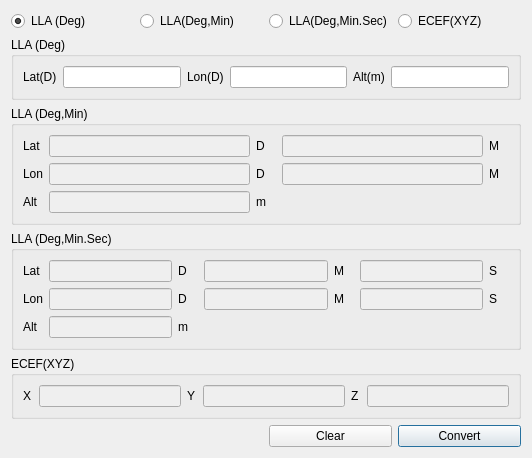
<?xml version="1.0" encoding="UTF-8"?>
<ui version="4.0">
 <class>CoordinateConverterDialog</class>
 <widget class="QDialog" name="CoordinateConverterDialog">
  <property name="geometry">
   <rect>
    <x>0</x>
    <y>0</y>
    <width>532</width>
    <height>422</height>
   </rect>
  </property>
  <property name="font">
   <font>
    <family>Arial</family>
   </font>
  </property>
  <property name="windowTitle">
   <string>Dialog</string>
  </property>
  <layout class="QGridLayout" name="gridLayout_5">
   <item row="0" column="0">
    <widget class="QRadioButton" name="radioButton_LLHD">
     <property name="font">
      <font>
       <family>Arial</family>
       <weight>50</weight>
       <bold>false</bold>
      </font>
     </property>
     <property name="text">
      <string>LLA (Deg)</string>
     </property>
     <property name="checked">
      <bool>true</bool>
     </property>
    </widget>
   </item>
   <item row="0" column="1">
    <widget class="QRadioButton" name="radioButton_LLHDM">
     <property name="font">
      <font>
       <family>Arial</family>
       <weight>50</weight>
       <bold>false</bold>
      </font>
     </property>
     <property name="text">
      <string>LLA(Deg,Min)</string>
     </property>
    </widget>
   </item>
   <item row="1" column="0" colspan="4">
    <widget class="QGroupBox" name="groupBox">
     <property name="font">
      <font>
       <family>Arial</family>
       <weight>50</weight>
       <bold>false</bold>
      </font>
     </property>
     <property name="title">
      <string>LLA (Deg)</string>
     </property>
     <layout class="QGridLayout" name="gridLayout">
      <item row="0" column="0">
       <widget class="QLabel" name="label">
        <property name="font">
         <font>
          <family>Arial</family>
          <weight>50</weight>
          <bold>false</bold>
         </font>
        </property>
        <property name="text">
         <string>Lat(D)</string>
        </property>
       </widget>
      </item>
      <item row="0" column="1">
       <widget class="QLineEdit" name="lineEdit_DLat">
        <property name="enabled">
         <bool>true</bool>
        </property>
        <property name="font">
         <font>
          <family>Arial</family>
          <weight>50</weight>
          <bold>false</bold>
         </font>
        </property>
        <property name="text">
         <string/>
        </property>
       </widget>
      </item>
      <item row="0" column="2">
       <widget class="QLabel" name="label_2">
        <property name="font">
         <font>
          <family>Arial</family>
          <weight>50</weight>
          <bold>false</bold>
         </font>
        </property>
        <property name="text">
         <string>Lon(D)</string>
        </property>
       </widget>
      </item>
      <item row="0" column="3">
       <widget class="QLineEdit" name="lineEdit_DLon">
        <property name="font">
         <font>
          <family>Arial</family>
          <weight>50</weight>
          <bold>false</bold>
         </font>
        </property>
        <property name="text">
         <string/>
        </property>
       </widget>
      </item>
      <item row="0" column="4">
       <widget class="QLabel" name="label_3">
        <property name="font">
         <font>
          <family>Arial</family>
          <weight>50</weight>
          <bold>false</bold>
         </font>
        </property>
        <property name="text">
         <string>Alt(m)</string>
        </property>
       </widget>
      </item>
      <item row="0" column="5">
       <widget class="QLineEdit" name="lineEdit_DHgt">
        <property name="font">
         <font>
          <family>Arial</family>
          <weight>50</weight>
          <bold>false</bold>
         </font>
        </property>
        <property name="text">
         <string/>
        </property>
       </widget>
      </item>
     </layout>
    </widget>
   </item>
   <item row="2" column="0" colspan="4">
    <widget class="QGroupBox" name="groupBox_3">
     <property name="font">
      <font>
       <family>Arial</family>
       <weight>50</weight>
       <bold>false</bold>
      </font>
     </property>
     <property name="title">
      <string>LLA (Deg,Min)</string>
     </property>
     <layout class="QGridLayout" name="gridLayout_2">
      <item row="2" column="0">
       <widget class="QLabel" name="label_6">
        <property name="minimumSize">
         <size>
          <width>20</width>
          <height>20</height>
         </size>
        </property>
        <property name="maximumSize">
         <size>
          <width>20</width>
          <height>20</height>
         </size>
        </property>
        <property name="font">
         <font>
          <family>Arial</family>
          <weight>50</weight>
          <bold>false</bold>
         </font>
        </property>
        <property name="text">
         <string>Alt</string>
        </property>
       </widget>
      </item>
      <item row="0" column="3">
       <widget class="QLineEdit" name="lineEdit_LMLat">
        <property name="enabled">
         <bool>false</bool>
        </property>
        <property name="font">
         <font>
          <family>Arial</family>
          <weight>50</weight>
          <bold>false</bold>
         </font>
        </property>
        <property name="text">
         <string/>
        </property>
       </widget>
      </item>
      <item row="1" column="1">
       <widget class="QLineEdit" name="lineEdit_LDLon">
        <property name="enabled">
         <bool>false</bool>
        </property>
        <property name="font">
         <font>
          <family>Arial</family>
          <weight>50</weight>
          <bold>false</bold>
         </font>
        </property>
        <property name="text">
         <string/>
        </property>
       </widget>
      </item>
      <item row="1" column="3">
       <widget class="QLineEdit" name="lineEdit_LMLon">
        <property name="enabled">
         <bool>false</bool>
        </property>
        <property name="font">
         <font>
          <family>Arial</family>
          <weight>50</weight>
          <bold>false</bold>
         </font>
        </property>
        <property name="text">
         <string/>
        </property>
       </widget>
      </item>
      <item row="0" column="0">
       <widget class="QLabel" name="label_4">
        <property name="minimumSize">
         <size>
          <width>20</width>
          <height>20</height>
         </size>
        </property>
        <property name="maximumSize">
         <size>
          <width>20</width>
          <height>20</height>
         </size>
        </property>
        <property name="font">
         <font>
          <family>Arial</family>
          <weight>50</weight>
          <bold>false</bold>
         </font>
        </property>
        <property name="text">
         <string>Lat</string>
        </property>
       </widget>
      </item>
      <item row="1" column="0">
       <widget class="QLabel" name="label_5">
        <property name="minimumSize">
         <size>
          <width>20</width>
          <height>20</height>
         </size>
        </property>
        <property name="maximumSize">
         <size>
          <width>20</width>
          <height>20</height>
         </size>
        </property>
        <property name="font">
         <font>
          <family>Arial</family>
          <weight>50</weight>
          <bold>false</bold>
         </font>
        </property>
        <property name="text">
         <string>Lon</string>
        </property>
       </widget>
      </item>
      <item row="1" column="2">
       <widget class="QLabel" name="label_8">
        <property name="minimumSize">
         <size>
          <width>20</width>
          <height>20</height>
         </size>
        </property>
        <property name="maximumSize">
         <size>
          <width>20</width>
          <height>20</height>
         </size>
        </property>
        <property name="font">
         <font>
          <family>Arial</family>
          <weight>50</weight>
          <bold>false</bold>
         </font>
        </property>
        <property name="text">
         <string>D</string>
        </property>
       </widget>
      </item>
      <item row="0" column="1">
       <widget class="QLineEdit" name="lineEdit_LDLat">
        <property name="enabled">
         <bool>false</bool>
        </property>
        <property name="font">
         <font>
          <family>Arial</family>
          <weight>50</weight>
          <bold>false</bold>
         </font>
        </property>
        <property name="text">
         <string/>
        </property>
       </widget>
      </item>
      <item row="0" column="4">
       <widget class="QLabel" name="label_10">
        <property name="minimumSize">
         <size>
          <width>20</width>
          <height>20</height>
         </size>
        </property>
        <property name="maximumSize">
         <size>
          <width>20</width>
          <height>20</height>
         </size>
        </property>
        <property name="font">
         <font>
          <family>Arial</family>
          <weight>50</weight>
          <bold>false</bold>
         </font>
        </property>
        <property name="text">
         <string>M</string>
        </property>
       </widget>
      </item>
      <item row="0" column="2">
       <widget class="QLabel" name="label_7">
        <property name="minimumSize">
         <size>
          <width>20</width>
          <height>20</height>
         </size>
        </property>
        <property name="maximumSize">
         <size>
          <width>20</width>
          <height>20</height>
         </size>
        </property>
        <property name="font">
         <font>
          <family>Arial</family>
          <weight>50</weight>
          <bold>false</bold>
         </font>
        </property>
        <property name="text">
         <string>D</string>
        </property>
       </widget>
      </item>
      <item row="1" column="4">
       <widget class="QLabel" name="label_11">
        <property name="minimumSize">
         <size>
          <width>20</width>
          <height>20</height>
         </size>
        </property>
        <property name="maximumSize">
         <size>
          <width>20</width>
          <height>20</height>
         </size>
        </property>
        <property name="font">
         <font>
          <family>Arial</family>
          <weight>50</weight>
          <bold>false</bold>
         </font>
        </property>
        <property name="text">
         <string>M</string>
        </property>
       </widget>
      </item>
      <item row="2" column="1">
       <widget class="QLineEdit" name="lineEdit_LDHgt">
        <property name="enabled">
         <bool>false</bool>
        </property>
        <property name="font">
         <font>
          <family>Arial</family>
          <weight>50</weight>
          <bold>false</bold>
         </font>
        </property>
        <property name="text">
         <string/>
        </property>
       </widget>
      </item>
      <item row="2" column="2">
       <widget class="QLabel" name="label_12">
        <property name="minimumSize">
         <size>
          <width>20</width>
          <height>20</height>
         </size>
        </property>
        <property name="maximumSize">
         <size>
          <width>20</width>
          <height>20</height>
         </size>
        </property>
        <property name="font">
         <font>
          <family>Arial</family>
          <weight>50</weight>
          <bold>false</bold>
         </font>
        </property>
        <property name="text">
         <string>m</string>
        </property>
       </widget>
      </item>
     </layout>
    </widget>
   </item>
   <item row="3" column="0" colspan="4">
    <widget class="QGroupBox" name="groupBox_4">
     <property name="font">
      <font>
       <family>Arial</family>
       <weight>50</weight>
       <bold>false</bold>
      </font>
     </property>
     <property name="title">
      <string>LLA (Deg,Min.Sec)</string>
     </property>
     <layout class="QGridLayout" name="gridLayout_4">
      <item row="1" column="3">
       <widget class="QLineEdit" name="lineEdit_LHMLon">
        <property name="enabled">
         <bool>false</bool>
        </property>
        <property name="font">
         <font>
          <family>Arial</family>
          <weight>50</weight>
          <bold>false</bold>
         </font>
        </property>
        <property name="text">
         <string/>
        </property>
       </widget>
      </item>
      <item row="0" column="1">
       <widget class="QLineEdit" name="lineEdit_LHDLat">
        <property name="enabled">
         <bool>false</bool>
        </property>
        <property name="font">
         <font>
          <family>Arial</family>
          <weight>50</weight>
          <bold>false</bold>
         </font>
        </property>
        <property name="text">
         <string/>
        </property>
       </widget>
      </item>
      <item row="1" column="4">
       <widget class="QLabel" name="label_21">
        <property name="minimumSize">
         <size>
          <width>20</width>
          <height>20</height>
         </size>
        </property>
        <property name="maximumSize">
         <size>
          <width>20</width>
          <height>20</height>
         </size>
        </property>
        <property name="font">
         <font>
          <family>Arial</family>
          <weight>50</weight>
          <bold>false</bold>
         </font>
        </property>
        <property name="text">
         <string>M</string>
        </property>
       </widget>
      </item>
      <item row="1" column="2">
       <widget class="QLabel" name="label_20">
        <property name="minimumSize">
         <size>
          <width>20</width>
          <height>20</height>
         </size>
        </property>
        <property name="maximumSize">
         <size>
          <width>20</width>
          <height>20</height>
         </size>
        </property>
        <property name="font">
         <font>
          <family>Arial</family>
          <weight>50</weight>
          <bold>false</bold>
         </font>
        </property>
        <property name="text">
         <string>D</string>
        </property>
       </widget>
      </item>
      <item row="1" column="1">
       <widget class="QLineEdit" name="lineEdit_LHDLon">
        <property name="enabled">
         <bool>false</bool>
        </property>
        <property name="font">
         <font>
          <family>Arial</family>
          <weight>50</weight>
          <bold>false</bold>
         </font>
        </property>
        <property name="text">
         <string/>
        </property>
       </widget>
      </item>
      <item row="0" column="3">
       <widget class="QLineEdit" name="lineEdit_LHMLat">
        <property name="enabled">
         <bool>false</bool>
        </property>
        <property name="font">
         <font>
          <family>Arial</family>
          <weight>50</weight>
          <bold>false</bold>
         </font>
        </property>
        <property name="text">
         <string/>
        </property>
       </widget>
      </item>
      <item row="0" column="4">
       <widget class="QLabel" name="label_18">
        <property name="minimumSize">
         <size>
          <width>20</width>
          <height>20</height>
         </size>
        </property>
        <property name="maximumSize">
         <size>
          <width>20</width>
          <height>20</height>
         </size>
        </property>
        <property name="font">
         <font>
          <family>Arial</family>
          <weight>50</weight>
          <bold>false</bold>
         </font>
        </property>
        <property name="text">
         <string>M</string>
        </property>
       </widget>
      </item>
      <item row="2" column="1">
       <widget class="QLineEdit" name="lineEdit_LHDHgt">
        <property name="enabled">
         <bool>false</bool>
        </property>
        <property name="font">
         <font>
          <family>Arial</family>
          <weight>50</weight>
          <bold>false</bold>
         </font>
        </property>
        <property name="text">
         <string/>
        </property>
       </widget>
      </item>
      <item row="0" column="5">
       <widget class="QLineEdit" name="lineEdit_LHSLat">
        <property name="enabled">
         <bool>false</bool>
        </property>
        <property name="font">
         <font>
          <family>Arial</family>
          <weight>50</weight>
          <bold>false</bold>
         </font>
        </property>
        <property name="text">
         <string/>
        </property>
       </widget>
      </item>
      <item row="0" column="0">
       <widget class="QLabel" name="label_16">
        <property name="minimumSize">
         <size>
          <width>20</width>
          <height>20</height>
         </size>
        </property>
        <property name="maximumSize">
         <size>
          <width>20</width>
          <height>20</height>
         </size>
        </property>
        <property name="font">
         <font>
          <family>Arial</family>
          <weight>50</weight>
          <bold>false</bold>
         </font>
        </property>
        <property name="text">
         <string>Lat</string>
        </property>
       </widget>
      </item>
      <item row="0" column="2">
       <widget class="QLabel" name="label_17">
        <property name="minimumSize">
         <size>
          <width>20</width>
          <height>20</height>
         </size>
        </property>
        <property name="maximumSize">
         <size>
          <width>20</width>
          <height>20</height>
         </size>
        </property>
        <property name="font">
         <font>
          <family>Arial</family>
          <weight>50</weight>
          <bold>false</bold>
         </font>
        </property>
        <property name="text">
         <string>D</string>
        </property>
       </widget>
      </item>
      <item row="1" column="5">
       <widget class="QLineEdit" name="lineEdit_LHSLon">
        <property name="enabled">
         <bool>false</bool>
        </property>
        <property name="font">
         <font>
          <family>Arial</family>
          <weight>50</weight>
          <bold>false</bold>
         </font>
        </property>
        <property name="text">
         <string/>
        </property>
       </widget>
      </item>
      <item row="2" column="0">
       <widget class="QLabel" name="label_22">
        <property name="minimumSize">
         <size>
          <width>20</width>
          <height>20</height>
         </size>
        </property>
        <property name="maximumSize">
         <size>
          <width>20</width>
          <height>20</height>
         </size>
        </property>
        <property name="font">
         <font>
          <family>Arial</family>
          <weight>50</weight>
          <bold>false</bold>
         </font>
        </property>
        <property name="text">
         <string>Alt</string>
        </property>
       </widget>
      </item>
      <item row="1" column="0">
       <widget class="QLabel" name="label_19">
        <property name="minimumSize">
         <size>
          <width>20</width>
          <height>20</height>
         </size>
        </property>
        <property name="maximumSize">
         <size>
          <width>20</width>
          <height>20</height>
         </size>
        </property>
        <property name="font">
         <font>
          <family>Arial</family>
          <weight>50</weight>
          <bold>false</bold>
         </font>
        </property>
        <property name="text">
         <string>Lon</string>
        </property>
       </widget>
      </item>
      <item row="0" column="6">
       <widget class="QLabel" name="label_27">
        <property name="minimumSize">
         <size>
          <width>20</width>
          <height>20</height>
         </size>
        </property>
        <property name="maximumSize">
         <size>
          <width>20</width>
          <height>20</height>
         </size>
        </property>
        <property name="font">
         <font>
          <family>Arial</family>
          <weight>50</weight>
          <bold>false</bold>
         </font>
        </property>
        <property name="text">
         <string>S</string>
        </property>
       </widget>
      </item>
      <item row="1" column="6">
       <widget class="QLabel" name="label_25">
        <property name="minimumSize">
         <size>
          <width>20</width>
          <height>20</height>
         </size>
        </property>
        <property name="maximumSize">
         <size>
          <width>20</width>
          <height>20</height>
         </size>
        </property>
        <property name="font">
         <font>
          <family>Arial</family>
          <weight>50</weight>
          <bold>false</bold>
         </font>
        </property>
        <property name="text">
         <string>S</string>
        </property>
       </widget>
      </item>
      <item row="2" column="2">
       <widget class="QLabel" name="label_24">
        <property name="minimumSize">
         <size>
          <width>20</width>
          <height>20</height>
         </size>
        </property>
        <property name="maximumSize">
         <size>
          <width>20</width>
          <height>20</height>
         </size>
        </property>
        <property name="font">
         <font>
          <family>Arial</family>
          <weight>50</weight>
          <bold>false</bold>
         </font>
        </property>
        <property name="text">
         <string>m</string>
        </property>
       </widget>
      </item>
     </layout>
    </widget>
   </item>
   <item row="4" column="0" colspan="4">
    <widget class="QGroupBox" name="groupBox_2">
     <property name="font">
      <font>
       <family>Arial</family>
       <weight>50</weight>
       <bold>false</bold>
      </font>
     </property>
     <property name="title">
      <string>ECEF(XYZ)</string>
     </property>
     <layout class="QGridLayout" name="gridLayout_3">
      <item row="0" column="0">
       <widget class="QLabel" name="label_15">
        <property name="minimumSize">
         <size>
          <width>10</width>
          <height>20</height>
         </size>
        </property>
        <property name="maximumSize">
         <size>
          <width>10</width>
          <height>20</height>
         </size>
        </property>
        <property name="font">
         <font>
          <family>Arial</family>
          <weight>50</weight>
          <bold>false</bold>
         </font>
        </property>
        <property name="text">
         <string>X</string>
        </property>
       </widget>
      </item>
      <item row="0" column="1">
       <widget class="QLineEdit" name="lineEdit_X">
        <property name="enabled">
         <bool>false</bool>
        </property>
        <property name="font">
         <font>
          <family>Arial</family>
          <weight>50</weight>
          <bold>false</bold>
         </font>
        </property>
        <property name="text">
         <string/>
        </property>
       </widget>
      </item>
      <item row="0" column="2">
       <widget class="QLabel" name="label_13">
        <property name="minimumSize">
         <size>
          <width>10</width>
          <height>20</height>
         </size>
        </property>
        <property name="maximumSize">
         <size>
          <width>10</width>
          <height>20</height>
         </size>
        </property>
        <property name="font">
         <font>
          <family>Arial</family>
          <weight>50</weight>
          <bold>false</bold>
         </font>
        </property>
        <property name="text">
         <string>Y</string>
        </property>
       </widget>
      </item>
      <item row="0" column="3">
       <widget class="QLineEdit" name="lineEdit_Y">
        <property name="enabled">
         <bool>false</bool>
        </property>
        <property name="font">
         <font>
          <family>Arial</family>
          <weight>50</weight>
          <bold>false</bold>
         </font>
        </property>
        <property name="text">
         <string/>
        </property>
       </widget>
      </item>
      <item row="0" column="4">
       <widget class="QLabel" name="label_14">
        <property name="minimumSize">
         <size>
          <width>10</width>
          <height>20</height>
         </size>
        </property>
        <property name="maximumSize">
         <size>
          <width>10</width>
          <height>20</height>
         </size>
        </property>
        <property name="font">
         <font>
          <family>Arial</family>
          <weight>50</weight>
          <bold>false</bold>
         </font>
        </property>
        <property name="text">
         <string>Z</string>
        </property>
       </widget>
      </item>
      <item row="0" column="5">
       <widget class="QLineEdit" name="lineEdit_Z">
        <property name="enabled">
         <bool>false</bool>
        </property>
        <property name="font">
         <font>
          <family>Arial</family>
          <weight>50</weight>
          <bold>false</bold>
         </font>
        </property>
        <property name="text">
         <string/>
        </property>
       </widget>
      </item>
     </layout>
    </widget>
   </item>
   <item row="5" column="3">
    <widget class="QPushButton" name="pushButton_Apply">
     <property name="font">
      <font>
       <family>Arial</family>
       <weight>50</weight>
       <bold>false</bold>
      </font>
     </property>
     <property name="text">
      <string>Convert</string>
     </property>
    </widget>
   </item>
   <item row="0" column="3">
    <widget class="QRadioButton" name="radioButton_ECEF">
     <property name="font">
      <font>
       <family>Arial</family>
       <weight>50</weight>
       <bold>false</bold>
      </font>
     </property>
     <property name="text">
      <string>ECEF(XYZ)</string>
     </property>
    </widget>
   </item>
   <item row="0" column="2">
    <widget class="QRadioButton" name="radioButton_LLHDMS">
     <property name="font">
      <font>
       <family>Arial</family>
       <weight>50</weight>
       <bold>false</bold>
      </font>
     </property>
     <property name="text">
      <string>LLA(Deg,Min.Sec)</string>
     </property>
    </widget>
   </item>
   <item row="5" column="2">
    <widget class="QPushButton" name="pushButton_Clear">
     <property name="font">
      <font>
       <family>Arial</family>
       <weight>50</weight>
       <bold>false</bold>
      </font>
     </property>
     <property name="text">
      <string>Clear</string>
     </property>
    </widget>
   </item>
  </layout>
 </widget>
 <resources/>
 <connections/>
</ui>
